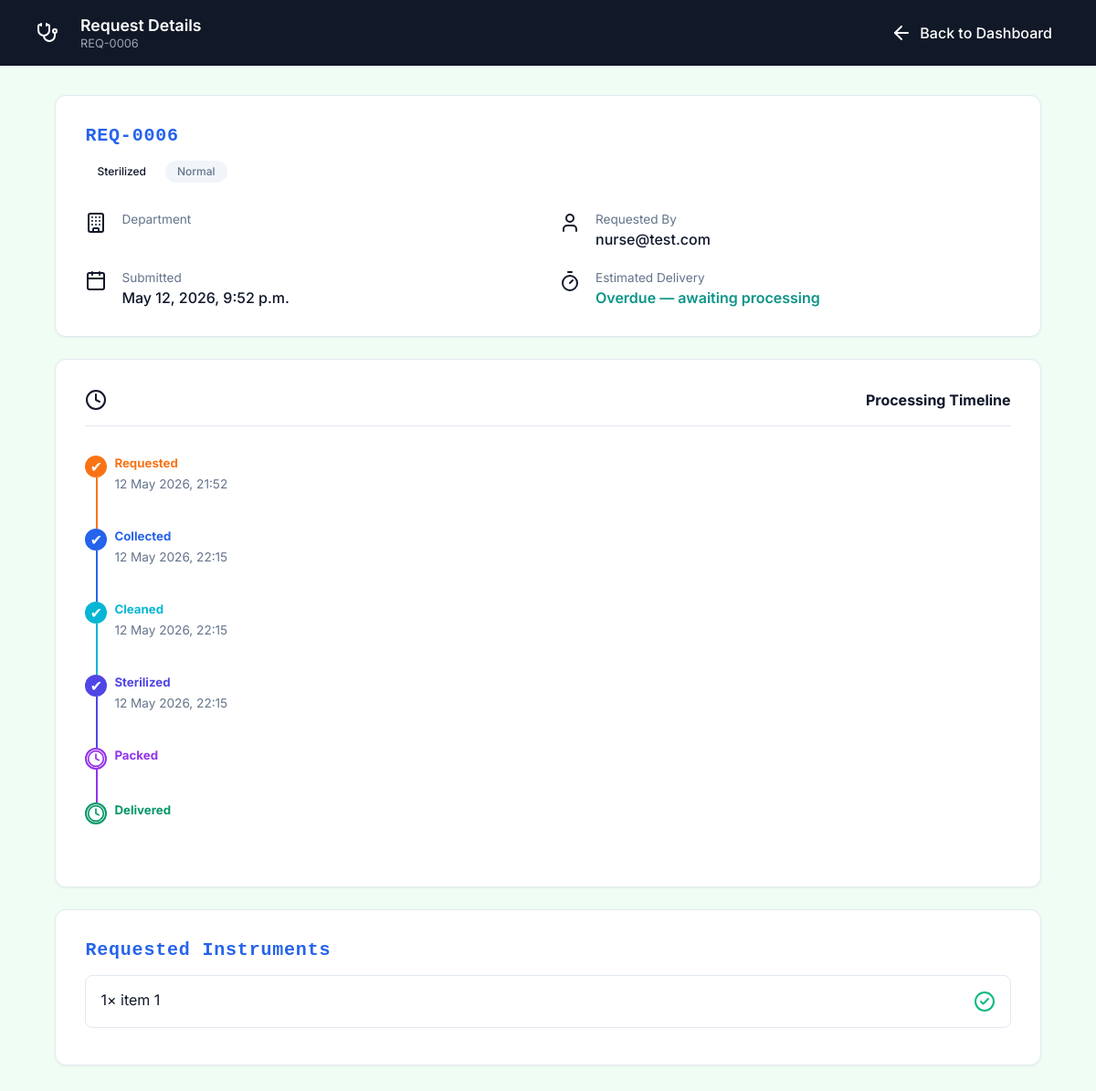
/nurse_request_details/6/ (signed in), run on the app's committed database.
### CSSD_Management_System/models.py (models this page shows, shortened)
class InstrumentRequest(models.Model):
    PRIORITY_CHOICES = [
        ('Normal', 'Normal'),
        ('Urgent', 'Urgent'),
    ]
    STATUS_CHOICES = [
        ('Requested', 'Requested'),
        ('Collected', 'Collected'),
        ('Cleaned', 'Cleaned'),
        ('Sterilized', 'Sterilized'),
        ('Packed', 'Packed'),
        ('Delivered', 'Delivered'),
    ]
    requester = models.ForeignKey(CustomUser, on_delete=models.CASCADE, related_name='requests')
    priority = models.CharField(max_length=50, choices=PRIORITY_CHOICES, default='Normal')
    status = models.CharField(max_length=50, choices=STATUS_CHOICES, default='Requested')
    department = models.CharField(max_length=100, blank=True)
    notes = models.TextField(blank=True)
    last_operator = models.ForeignKey(
        CustomUser,
        on_delete=models.SET_NULL,
        null=True,
        blank=True,
        related_name='processed_requests'
    )
    batch = models.ForeignKey(SterilizationBatch, null=True, blank=True, on_delete=models.SET_NULL, related_name='requests')
    is_archived = models.BooleanField(default=False)
    submitted_at = models.DateTimeField(auto_now_add=True)
    collected_at = models.DateTimeField(null=True, blank=True)
    cleaned_at = models.DateTimeField(null=True, blank=True)
    sterilized_at = models.DateTimeField(null=True, blank=True)
    packed_at = models.DateTimeField(null=True, blank=True)
    delivered_at = models.DateTimeField(null=True, blank=True)

class CustomUser(AbstractUser):
    ROLE_CHOICES = [
        ('System Administrator', 'System Administrator'),
        ('CSSD Technician', 'CSSD Technician'),
        ('Department Nurse', 'Department Nurse'),
        ('Hospital Administrator', 'Hospital Administrator'),
    ]
    username = None
    email = models.EmailField(_('email address'), unique=True)
    role = models.CharField(max_length=50, choices=ROLE_CHOICES)
    department = models.CharField(max_length=100, blank=True)
    USERNAME_FIELD = 'email'
    REQUIRED_FIELDS = []
    objects = CustomUserManager()
    def __str__(self):
        return self.email

class RequestItem(models.Model):
    request = models.ForeignKey(InstrumentRequest, on_delete=models.CASCADE, related_name='items')
    inventory_item = models.ForeignKey(InventoryItem, on_delete=models.CASCADE)
    quantity = models.IntegerField(default=1)

class InventoryItem(models.Model):
    name = models.CharField(max_length=255)
    category = models.CharField(max_length=100)
    current_stock = models.IntegerField(default=0)
    min_threshold = models.IntegerField(default=10)

### CSSD_Management_System/views.py (the view)
# urls.py: path('nurse_request_details/<int:request_id>/', views.nurse_request_details, name='nurse_request_details'),
@login_required
def nurse_request_details(request, request_id):
    pk = request_id
    req = get_object_or_404(InstrumentRequest, pk=pk)
    if request.user != req.requester:
        return HttpResponseForbidden("You can only view your own requests")
    if req.requester != request.user:
        messages.error(request, 'You can only view your own requests.')
        return redirect('nurse_dashboard')
    eta = _compute_eta(req)
    eta_breakdown = {
        status: mins
        for status, mins in _ETA_MINUTES.items()
        if mins > 0
    }
    items = req.items.select_related('inventory_item').all()
    return render(request, 'nurse-request-details.html', {
        'req': req,
        'eta': eta,
        'eta_breakdown': eta_breakdown,
        'remaining_minutes': _ETA_MINUTES.get(req.status, 0),
        'items': items,
    })

### CSSD_Management_System/views.py (called while the page is built, shortened)
def _compute_eta(req):
    if req.status == 'Delivered':
        return 'Ready'
    remaining_minutes = _ETA_MINUTES.get(req.status, 0)
    base_time = (
        req.packed_at or req.sterilized_at or
        req.cleaned_at or req.collected_at or
        req.submitted_at or timezone.now()
    )
    eta_time = base_time + timedelta(minutes=remaining_minutes)
    now = timezone.now()
    if eta_time <= now:
        return 'Overdue — awaiting processing'

### CSSD_Management_System/templates/nurse-request-details.html (shortened to what this page needs)
{% load static %}
<!DOCTYPE html>
<html lang="en">
<head>
  <link rel="stylesheet" href="{% static 'styles.css' %}">
  <link rel="stylesheet" href="{% static 'extended_styles.css' %}">
</head>
<body>
  <div class="dashboard-wrapper theme-teal">
<nav class="dashboard-nav theme-dark-teal">
  <div class="nav-brand">
    <div class="nav-logo teal"><i data-lucide="stethoscope"></i></div>
    <div class="nav-title">
      <h2>Request Details</h2>
      <p>REQ-{{ req.id|stringformat:"04d" }}</p>
    </div>
  </div>
  <div class="nav-actions">
    <a href="{% url 'nurse_dashboard' %}" class="btn-back">
      <i data-lucide="arrow-left"></i> Back to Dashboard
    </a>
  </div>
</nav>
<main class="dashboard-main details-main">
  <div class="container-center">
    <div class="detail-card summary-card">
      <div class="summary-header">
        <h3>REQ-{{ req.id|stringformat:"04d" }}</h3>
      </div>
      <div class="summary-pills">
        <span class="pill">{{ req.status }}</span>
        {% if req.priority == "Urgent" %}
          <span class="pill pill-urgent">Urgent</span>
        {% else %}
          <span class="pill pill-normal">Normal</span>
        {% endif %}
      </div>
      <div class="summary-grid">
        <div class="sg-item">
          <i data-lucide="building"></i>
          <div>
            <span class="sg-label">Department</span>
          </div>
        </div>
        <div class="sg-item">
          <i data-lucide="user"></i>
          <div>
            <span class="sg-label">Requested By</span>
            <span class="sg-value">{{ req.requester }}</span>
          </div>
        </div>
        <div class="sg-item">
          <i data-lucide="calendar"></i>
          <div>
            <span class="sg-label">Submitted</span>
            <span class="sg-value">{{ req.submitted_at }}</span>
          </div>
        </div>
        <div class="sg-item">
          <i data-lucide="timer"></i>
          <div>
            <span class="sg-label">Estimated Delivery</span>
            <span class="sg-value" style="color:#0d9488;font-weight:600;">
              {{ eta }}
            </span>
          </div>
        </div>
      </div>
    </div>
    <div class="detail-card timeline-card">
      <div class="card-header">
        <i data-lucide="clock"></i>
        <h4>Processing Timeline</h4>
      </div>
      <div class="vertical-timeline">
        <div class="vt-item step-submitted completed">
          <div class="vt-icon">✔</div>
          {% if not forloop.last %}<div class="vt-line"></div>{% endif %}
          <div class="vt-content">
            <h5>Requested</h5>
            <span>{{ req.submitted_at|date:"d M Y, H:i" }}</span>
          </div>
        </div>
        <div class="vt-item step-collected {% if req.collected_at %}completed{% else %}pending{% endif %}">
          {% if req.collected_at %}
            <div class="vt-icon">✔</div>
          {% else %}
            <div class="vt-icon"><i data-lucide="clock"></i></div>
          {% endif %}
          <div class="vt-line"></div>
          <div class="vt-content">
            <h5>Collected</h5>
            {% if req.collected_at %}<span>{{ req.collected_at|date:"d M Y, H:i" }}</span>{% endif %}
          </div>
        </div>
        <div class="vt-item step-cleaned {% if req.cleaned_at %}completed{% else %}pending{% endif %}">
          {% if req.cleaned_at %}
            <div class="vt-icon">✔</div>
          {% else %}
            <div class="vt-icon"><i data-lucide="clock"></i></div>
          {% endif %}
          <div class="vt-line"></div>
          <div class="vt-content">
            <h5>Cleaned</h5>
            {% if req.cleaned_at %}<span>{{ req.cleaned_at|date:"d M Y, H:i" }}</span>{% endif %}
          </div>
        </div>
        <div class="vt-item step-sterilized {% if req.sterilized_at %}completed{% else %}pending{% endif %}">
          {% if req.sterilized_at %}
            <div class="vt-icon">✔</div>
          {% else %}
            <div class="vt-icon"><i data-lucide="clock"></i></div>
          {% endif %}
          <div class="vt-line"></div>
          <div class="vt-content">
            <h5>Sterilized</h5>
            {% if req.sterilized_at %}<span>{{ req.sterilized_at|date:"d M Y, H:i" }}</span>{% endif %}
          </div>
        </div>
        <div class="vt-item step-packed {% if req.packed_at %}completed{% else %}pending{% endif %}">
          {% if req.packed_at %}
            <div class="vt-icon">✔</div>
          {% else %}
            <div class="vt-icon"><i data-lucide="clock"></i></div>
          {% endif %}
          <div class="vt-line"></div>
          <div class="vt-content">
            <h5>Packed</h5>
          </div>
        </div>
        <div class="vt-item step-delivered {% if req.delivered_at %}completed{% else %}pending{% endif %}">
          {% if req.delivered_at %}
            <div class="vt-icon">✔</div>
          {% else %}
            <div class="vt-icon"><i data-lucide="clock"></i></div>
          {% endif %}
          <div class="vt-content">
            <h5>Delivered</h5>
          </div>
        </div>
      </div>
    </div>
    <div class="detail-card instruments-card">
      <h3>Requested Instruments</h3>
      <ul class="instrument-checklist">
        {% for item in items %}
          <li>
            <span>{{ item.quantity }}× {{ item.inventory_item.name }}</span>
            <i data-lucide="check-circle-2" class="icon-green"></i>
          </li>
        {% empty %}
          <li style="color:#94a3b8;">No instruments recorded for this request.</li>
        {% endfor %}
      </ul>
    </div>
  </div>
</main>
  </div>
</body>
</html>

### CSSD_Management_System/static/styles.css (style rules this page uses)
:root { --color-primary: #2563eb; --color-primary-hover: #1d4ed8; --color-secondary: #0ea5e9; --color-teal: #0d9488; --color-teal-hover: #0f766e; --color-indigo: #4f46e5; --color-success: #10b981; --color-warning-border: #fcd34d; --color-warning-bg: #fffbeb; --color-warning-text: #b45309; --color-text-dark: #0f172a; --color-text-muted: #64748b; --color-text-light: #f8fafc; --bg-gradient-page: linear-gradient(135deg, #f0fdf4 0%, #f1f5f9 50%, #eff6ff 100%); --bg-gradient-header: linear-gradient(90deg, #1e293b 0%, #0f172a 100%); --bg-card: #ffffff; }
html { margin: 0; padding: 0; min-height: 100%; background: var(--bg-gradient-header); }
*, *::before, *::after { box-sizing: border-box; }
body { margin: 0; padding: 0; font-family: 'Inter', -apple-system, BlinkMacSystemFont, 'Segoe UI', Roboto, Helvetica, Arial, sans-serif; background: var(--bg-gradient-page); color: var(--color-text-dark); min-height: 100vh; display: flex; flex-direction: column; overflow-x: hidden; }
h1, h2, h3, h4, h5, h6, p { margin: 0; }
a { text-decoration: none; color: inherit; }
.card-header { display: flex; justify-content: space-between; align-items: flex-start; margin-bottom: 1.5rem; }
.lucide { color: currentColor; }
.dashboard-wrapper { min-height: 100vh; display: flex; flex-direction: column; }
.dashboard-wrapper.theme-teal { background: #f0fdf4; }
.dashboard-nav { display: flex; justify-content: space-between; align-items: center; padding: 1rem 2rem; color: white; }
.theme-dark-teal { background-color: #111827; }
.nav-brand { display: flex; align-items: center; gap: 1rem; }
.nav-logo { width: 40px; height: 40px; border-radius: 8px; display: flex; align-items: center; justify-content: center; }
.nav-title h2 { font-size: 1.1rem; font-weight: 600; }
.nav-title p { font-size: 0.8rem; color: #9ca3af; margin-top: 0.1rem; }
.nav-actions { display: flex; align-items: center; gap: 1.5rem; }
.dashboard-main { flex: 1; padding: 2rem; display: flex; justify-content: center; align-items: flex-start; }
.pill { font-size: 0.75rem; padding: 0.25rem 0.75rem; border-radius: 12px; font-weight: 500; display: inline-flex; align-items: center; border: 1px solid transparent; line-height: 1.2; }
.pill-normal { background: #f1f5f9; color: #64748b; }

### data on the page
InstrumentRequest: id "0006", status "Sterilized", requester "nurse@test.com", submitted_at "May 12, 2026, 9:52 p.m.", submitted_at "12 May 2026, 21:52", collected_at "12 May 2026, 22:15", cleaned_at "12 May 2026, 22:15", sterilized_at "12 May 2026, 22:15"
RequestItem: quantity "1", inventory_item.name "item 1"

### other printed values
{{ eta }} "Overdue — awaiting processing"
